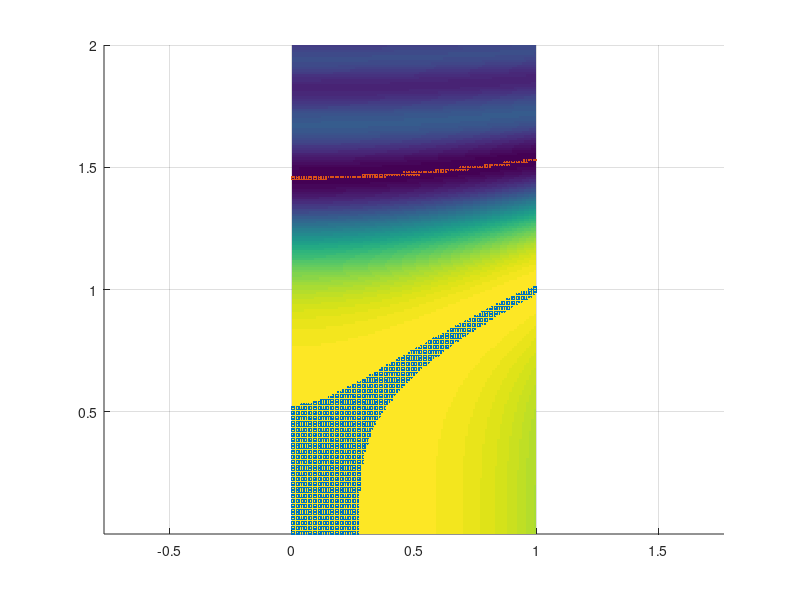

Source code (MATLAB): (Note: this script raises an error after producing the figure.)
f = @(x,y) sin(x.^2 - y.^4)./(x.^2 - y.^4);
g = @(x,y) x.^2 - y.^4;

xInt = 0:0.01:1;
yInt = 0:0.01:2;
[xx,yy] = meshgrid(xInt,yInt);

F = f(xx,yy);
G = g(xx,yy);
F(abs(G) < 10*eps) = 1;

hold on; axis equal; grid on;
surf(xx,yy,F,"linestyle","none");

najvecjaVred = max(max(F))
mestaBlizuMax = abs(F - najvecjaVred) < 10^-3;
xBlizuMax = xx(mestaBlizuMax);
yBlizuMax = yy(mestaBlizuMax);
zBlizuMax = F(mestaBlizuMax);
plot3(xBlizuMax,yBlizuMax,zBlizuMax,".","markersize",5);

najmanjsaVred = min(min(F))
mestaBlizuMin = abs(F - najmanjsaVred) < 10^-3;
xBlizuMin = xx(mestaBlizuMin);
yBlizuMin = yy(mestaBlizuMin);
zBlizuMin = F(mestaBlizuMin);
plot3(xBlizuMin,yBlizuMin,zBlizuMin,".","markersize",5);

T_n = [.5; 1.65;];
v_n = .5*NormalniVec(T_n(1),T_n(2));

quiver3(T_n(1),T_n(2),f(T_n(1),T_n(2)),v_n(1),v_n(2),v_n(3),"-r","filled");
hold off;

function v_n = NormalniVec(x,y)
	f = @(x,y) sin(x.^2 - y.^4)./(x.^2 - y.^4);

	clenXY = @(x,y) x.^2 - y.^4;
	% parcialni odvod f po x
	f_x = @(x,y) 2*x.*(cos(clenXY(x,y))./clenXY(x,y) - ...
	sin(clenXY(x,y))./clenXY(x,y).^2);

	% parcialni odvod f po y
	f_y = @(x,y) -4*x.*(cos(clenXY(x,y))./(clenXY(x,y)) - ...
	sin(clenXY(x,y))./clenXY(x,y).^2);

	v_x = [1; 0; f_x(x,y);];
	v_y = [0; 1; f_y(x,y);];

	v_n = cross(v_x,v_y);
	v_n = v_n/norm(v_n);

	% ce vektor gleda v ploskev ga obrnemo 
	if v_n(3) < 0
		v_n = -v_n;
	end 
end